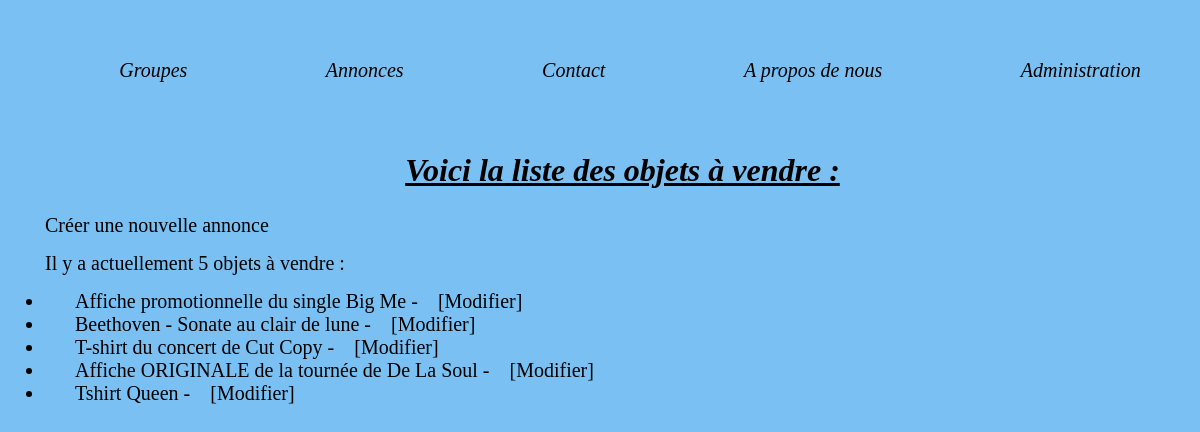
/annonces, run on the app's committed database.
### listings/models.py (models this page shows)
class Title(models.Model):
    class Type(models.TextChoices):
        DISQUE = 'Disque'
        VETEMENT = 'Vêtement'
        POSTERS = 'POSTERS'
        DIVERS = 'DIVERS'
    name_title = models.fields.CharField(max_length=300)
    description = models.fields.CharField(max_length=1000)
    sold = models.fields.BooleanField(default=False)
    year = models.fields.IntegerField(
        validators=[MinValueValidator(1900), MaxValueValidator(2022)]
    )
    type = models.fields.CharField(choices=Type.choices, max_length=15)
    band = models.ForeignKey(Band, null=True, on_delete=models.SET_NULL)

### listings/views.py (the view)
# urls.py: path('annonces', views.listings_list, name='listings-list'),
def listings_list(request):
    titles = Title.objects.all()
    return render(request, 'listings/listings_list.html',
                  {'titles': titles})

### listings/templates/listings/listings_list.html
{% extends 'listings/base.html' %}
{% block content %}
<h1>Voici la liste des objets à vendre :</h1>
<a href="{% url 'listings-create' %}">Créer une nouvelle annonce</a>
<p class="link"> Il y a actuellement {{titles|length}} objets à vendre : </p>
<ul>
    {% for title in titles %}
    <li>
        <a href="/title/{{ title.id }}/">{{title.name_title}}</a> -
        <a href="{% url 'listings-change' title.id %}">[Modifier]</a>
    </li>
    {% endfor %}
</ul>
{% endblock %}

### listings/static/listings/styles.css (style rules this page uses)
* { background: #7ac0f3; padding-left: 15px; margin: 0 auto; }
h1, h2 { text-align: center; text-decoration: underline; font-style: italic; }
h1, h2 { padding-bottom: 25px; }
li { font-size: 20px; }
p, a { font-size: 20px; }
a { color: black; text-decoration: none; }
.link { padding-top: 15px; padding-bottom : 15px }

### data on the page
Title: name_title "Affiche promotionnelle du single Big Me"
Title: name_title "Beethoven - Sonate au clair de lune"
Title: name_title "T-shirt du concert de Cut Copy"
Title: name_title "Affiche ORIGINALE de la tournée de De La Soul"
Title: name_title "Tshirt Queen"

### other printed values
{{ titles|length }} "5"
